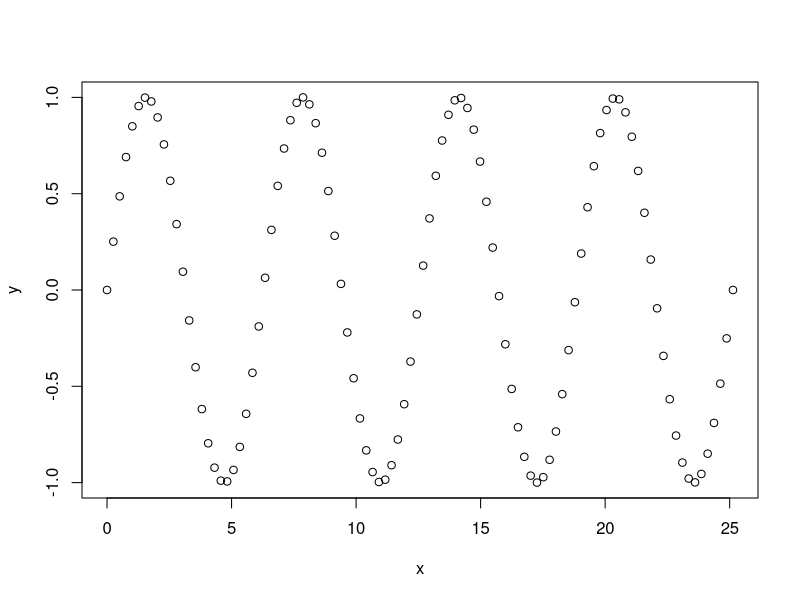
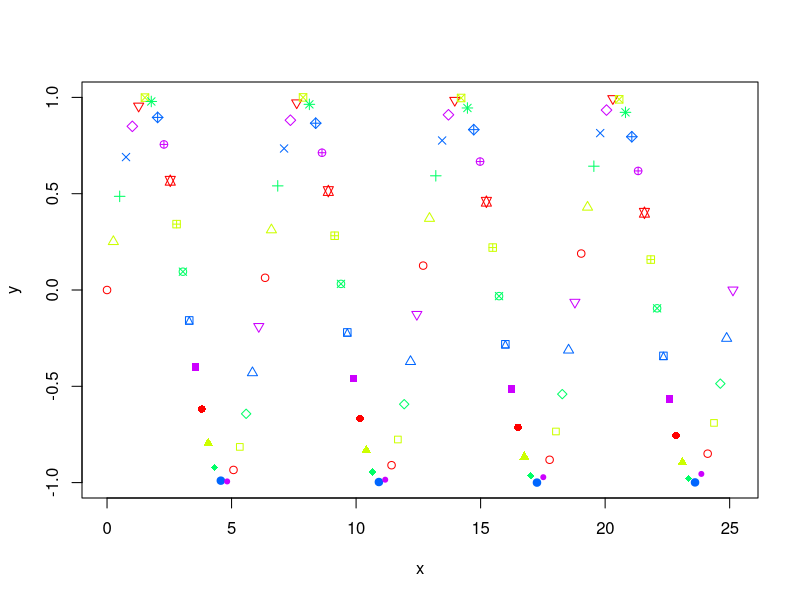

These figures' R source, in order:
## ---- chunk 1
x <- seq(0,8*pi,length.out=100)
y <- sin(x)
## ---- chunk 2
plot(x,y)

## ---- chunk 3
plot(x,y, pch = 1:25, col=rainbow(5))

